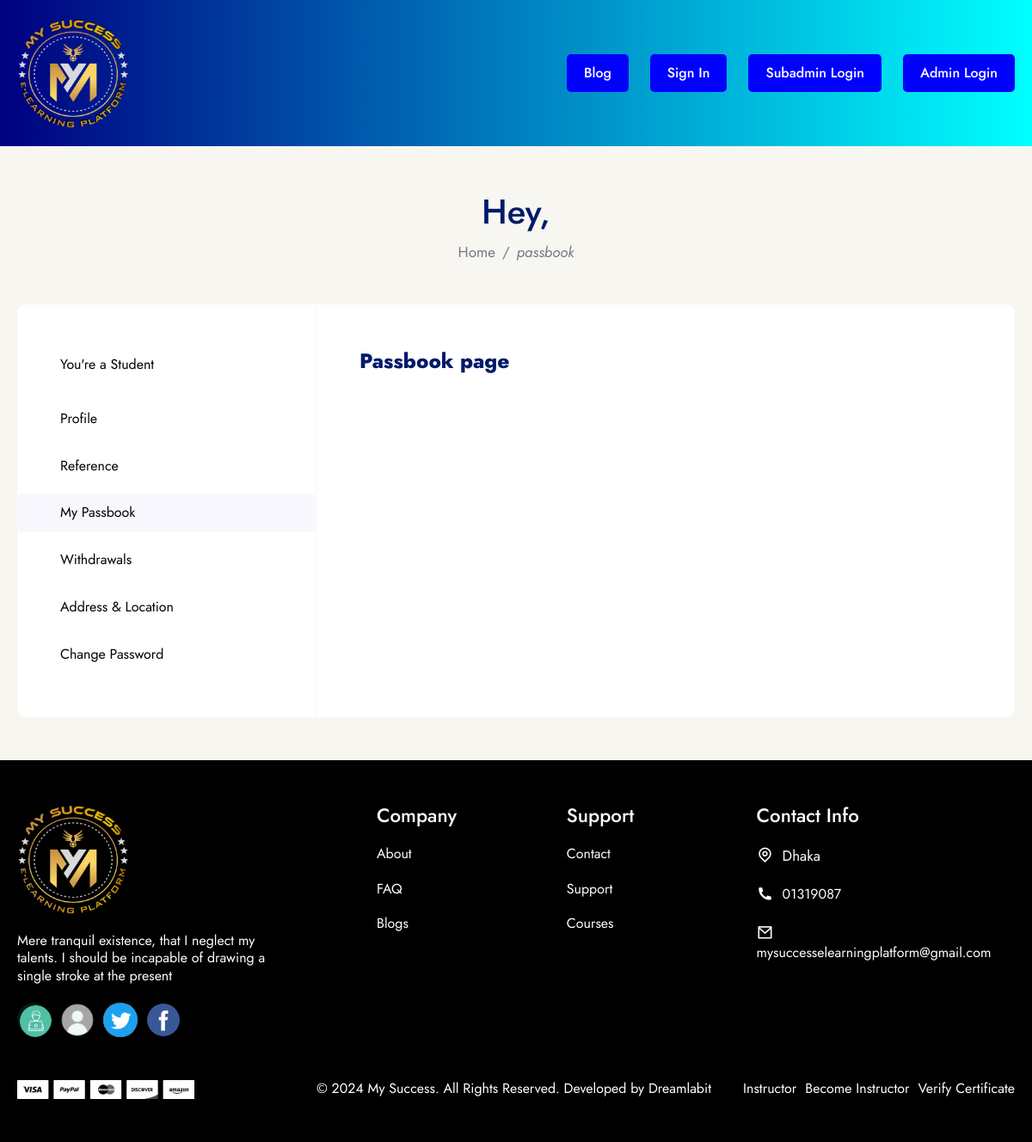
The page /user/passbook/ on the database its author committed.
### global_feature/models.py (models this page shows, shortened)
class Logo(models.Model):
    logo = models.ImageField(
        validators=[validate_image_size],
        upload_to='images/',
        blank=True,
        null=True,
        verbose_name='Logo Image',
    )
    class Meta:
        verbose_name = 'Logo'
        verbose_name_plural = 'Logo'
        ordering = ['-id']

class FooterDescription(models.Model):
    short_description = models.TextField(
        max_length=250,
        blank=True,
        null=True,
        verbose_name='Short Description',
    )
    class Meta:
        verbose_name = 'Footer Description'
        verbose_name_plural = 'Footer Description '
        ordering = ['-id']

class SocialMediaIcon(models.Model):
    icon = models.ImageField(
        upload_to='images/',
        validators=[validate_image_size],
        blank=True,
        null=True,
        verbose_name='Social Media Icon',
    )
    url = models.URLField(
        max_length=200,
        blank=True,
        null=True,
        verbose_name='Url Link',
    )
    class Meta:
        verbose_name = 'Social Media Icon'
        verbose_name_plural = 'Social Media Icon'
        ordering = ['-id']

class ContactInfoFooter(models.Model):
    address = models.CharField(
        max_length=150,
        blank=True,
        null=True,
        verbose_name='Address',
    )
    phone_number = models.CharField(
        max_length=11,
        blank=True,
        null=True,
        verbose_name='Phone Number',
    )
    email = models.EmailField(
        max_length=100,
        blank=True,
        null=True,
        verbose_name='Email',
    )
    class Meta:
        verbose_name = 'Contact Info Footer'
        verbose_name_plural = 'Contact Info Footer'
        ordering = ['-id']

class FooterPaymentMethodImage(models.Model):
    image = models.ImageField(
        upload_to='images/',
        validators=[validate_image_size],
        blank=True,
        null=True,
        verbose_name='Footer Payment Method Image',
    )
    class Meta:
        verbose_name = 'Footer Payment Method Image'
        verbose_name_plural = 'Footer Payment Method Image'
        ordering = ['-id']

class FooterCopyRightText(models.Model):
    text = models.TextField(
        max_length=200,
        blank=True,
        null=True,
        verbose_name='Footer Copy Right Text'
    )
    class Meta:
        verbose_name = 'Footer Copy Right Text'
        verbose_name_plural = 'Footer Copy Right Text'
        ordering = ['-id']

### user_page/views.py (the view)
# urls.py: path('passbook/', PassbookTemplateView.as_view(), name='user_passbook'),
class PassbookTemplateView(UserBaseTemplateView):
    pass

### templates/user_page/index.html (shortened to what this page needs)
{% extends "../common/base.html" %}
{% load static %}
{% block css_link %}
    <link href="https://cdn.jsdelivr.net/npm/remixicon@4.5.0/fonts/remixicon.css" rel="stylesheet" />
    <link rel="stylesheet" href="{% static "css/common/header.css" %}">
    <link rel="stylesheet" href="{% static "css/user_page/style.css" %}">
    <link rel="stylesheet" href="{% static "css/common/footer.css" %}">
{% endblock css_link %}
{% block header_section %}
    {% include "../common/header.html" %}
{% endblock header_section %}
{% block main_content %}
<section class="user-section">
    <div class="common-wrap">
        <div class="user-section-top-bar flex flex-col align-items-center justify-content-center">
            <h2>Hey, {{ user.first_name }} {{ user.last_name }}</h2>
            <div class="flex flex-row align-items-center">
                <a href="{% url 'home_page' %}">Home</a>
                <span>/</span>
                <i>{{ new_path }}</i>
            </div>
        </div>
        <div class="grid user-section-main">
            {% include "./side_bar.html" %}
            <div class="user-main-content flex flex-col w-full">
                {% if request.resolver_match.url_name == 'user_profile' %}
                    {% include "./profile.html" %}
                {% elif request.resolver_match.url_name == 'user_referral' %}
                    {% include "./referral.html" %}
                {% elif request.resolver_match.url_name == 'user_passbook' %}
                    {% include "./passbook.html" %}
                {% elif request.resolver_match.url_name == 'user_withdrawal' %}
                    {% include "./withdrawal.html" %}
                {% elif request.resolver_match.url_name == 'user_change_password' %}
                    {% include "./change_password.html" %}
                {% elif request.resolver_match.url_name == 'user_address' %}
                    {% include "./address.html" %}
                {% endif %}
            </div>
        </div>
    </div>
</section>
{% endblock main_content %}
{% block footer_section %}
    {% include "../common/footer.html" %}
{% endblock footer_section %}

### templates/common/header.html (shortened to what this page needs)
<header class="header-section">
    <div class="common-wrap">
        <div class="flex flex-row align-items-center justify-space-between w-full header-inner">
            <a class="logo" href="{% url "home_page" %}">
                <img src="{{ logo.logo.url }}" alt="logo" loading="lazy" decoding="async">
            </a>
            <nav class="flex flex-col nav-wrap">
                {% if user.is_authenticated and user.account_type == "user" %}
                    <ul class="flex flex-row">
                        <li>
                            <a class="btn" href="">My Learning</a>
                        </li>
                        <li>
                            <a class="btn" href="">Home Work</a>
                        </li>
                        <li>
                            <a class="btn" href="">Blog</a>
                        </li>
                        <li>
                            <a class="btn" href="{% url "user_profile" %}">Profile Settings</a>
                        </li>
                        <li>
                            <a class="btn" href="{% url "user_logout" %}">Log Out</a>
                        </li>
                    </ul>
                {% else %}
                    <ul class="flex flex-row">
                        <li>
                            <a class="btn" href="">Blog</a>
                        </li>
                        <li>
                            <a class="btn" href="{% url "user_login" %}">Sign In</a>
                        </li>
                        <li>
                            <a class="btn" href="{% url "sub_admin_login" %}">Subadmin Login</a>
                        </li>
                        <li>
                            <a class="btn" href="/admin">Admin Login</a>
                        </li>
                    </ul>
                {% endif %}
            </nav>
        </div>
    </div>
</header>

### templates/common/footer.html
<footer class="footer-section">
    <div class="footer-inner flex flex-col w-full">
        <div class="footer-top-wrapper w-full">
            <div class="common-wrap">
                <div class="footer-tor-inner grid">
                    <div class="flex flex-col w-full footer-logo-wrapper">
                        <a class="logo" href="{% url "home_page" %}">
                            <img src="{{ logo.logo.url }}" alt="logo" loading="lazy" decoding="async">
                        </a>
                        <p>{{ footer_description.short_description }}</p>
                        <div class="flex flex-row align-items-center w-full footer-icon-wrapper">
                            {% for icon in social_media_icon %}
                                <a href="{{ icon.url }}" target="_blank">
                                    <img src="{{ icon.icon.url }}" alt="icon" loading="lazy" decoding="async">
                                </a>
                            {% endfor %}
                        </div>
                    </div>
                    <div class="flex flex-col w-full conpany-wrapper">
                        <h4>Company</h4>
                        <div class="flex flex-col w-full conpany-wrapper-item">
                            <ul class="flex flex-col w-full">
                                <li>
                                    <a href="">About</a>
                                </li>
                                <li>
                                    <a href="">FAQ</a>
                                </li>
                                <li>
                                    <a href="">Blogs</a>
                                </li>
                            </ul>
                        </div>
                    </div>
                    <div class="flex flex-col w-full support-wrapper">
                        <h4>Support</h4>
                        <div class="flex flex-col w-full support-wrapper-item">
                            <ul class="flex flex-col w-full">
                                <li>
                                    <a href="">Contact</a>
                                </li>
                                <li>
                                    <a href="">Support</a>
                                </li>
                                <li>
                                    <a href="">Courses</a>
                                </li>
                            </ul>
                        </div>
                    </div>
                    <div class="flex flex-col w-full contact_info_wrapper">
                        <h4>Contact Info</h4>
                        <div class="flex flex-col w-full contact_info_item">
                            <div class="flex flex-row align-items-center">
                                <i class="ri-map-pin-line"></i>
                                <span>{{ contact_info_footer.address }}</span>
                            </div>
                            <div class="flex flex-row align-items-center">
                                <i class="ri-phone-fill"></i>
                                <a href="tel:{{ contact_info_footer.phone_number }}">{{ contact_info_footer.phone_number }}</a>
                            </div>
                            <div class="flex flex-row align-items-center">
                                <i class="ri-mail-line"></i>
                                <a href="mailto:{{ contact_info_footer.email }}">{{ contact_info_footer.email }}</a>
                            </div>
                        </div>
                    </div>
                </div>
            </div>
        </div>
        <div class="footer-bottom-wrapper w-full">
            <div class="common-wrap">
                <div class="grid footer-bottom-inner">
                    <img src="{{ payment_method_image.image.url }}" alt="payment_method_image" loading="lazy" decoding="async">
                    <p>{{ copy_right.text }}</p>
                    <div class="flex flex-col align-items-end footer-bottom-link">
                        <ul class="flex flex-row align-items-center">
                            <li>
                                <a>Instructor</a>
                            </li>
                            <li>
                                <a>Become Instructor</a>
                            </li>
                            <li>
                                <a>Verify Certificate</a>
                            </li>
                        </ul>
                    </div>
                </div>
            </div>
        </div>
    </div>
</footer>

### static/css/common/global.css (style rules this page uses)
:root { --white-color: #fff; --black-color: #000; --heading-color: #001a69; --body-font-color: #000000; --light-purple: rgba(117, 79, 254, 0.1); --orange-deep: #FF3C16; --gray-color: #767588; --gray-color2: #929292; --disable-color: #B5B4BD; --color-yellow: #FFC014; --light-bg: #F9F8F6; --page-bg: #F8F6F0; --border-color: rgba(0, 0, 0, 0.07); --border-color2: rgba(0, 0, 0, 0.09); --theme-color: #0000ff; --gradient-banner-bg: linear-gradient(to right, #000080, #00FFFF); --gradient-overlay-bg: rgba(0, 0, 0, 0) !important; --footer-gradient-bg: linear-gradient(180deg, #000000, #000000); --body-font-family: 'Jost', sans-serif; }
html, body, div, span, object, iframe, h1, h2, h3, h4, h5, h6, p, blockquote, pre, a, abbr, address, cite, code, del, dfn, em, img, ins, kbd, q, samp, small, strong, sub, sup, var, b, i, hr, dl, dt, dd, ol, ul, li, fieldset, form, label, legend, table, caption, tbody, tfoot, thead, tr, th, td, article, aside, canvas, details, figure, figcaption, hgroup, menu, footer, header, nav, section, summary, time, mark, audio, video { margin: 0; padding: 0; border: 0; }
ul { list-style: none; }
a img { border: 0; width: auto; height: auto; max-width: 100%; vertical-align: bottom; border-style: none; -webkit-backface-visibility: hidden; backface-visibility: hidden; -webkit-perspective: 0; perspective: 0; -webkit-backface-visibility: hidden; -webkit-transform: translate3d(0, 0, 0); visibility: visible; backface-visibility: hidden; }
a, input, select, textarea { outline: none; }
img { width: auto; height: auto; max-width: 100%; vertical-align: bottom; border-style: none; -webkit-perspective: 0; perspective: 0; -webkit-backface-visibility: hidden; -webkit-transform: translate3d(0, 0, 0); visibility: visible; backface-visibility: hidden; }
a { text-decoration: none; display: inline-block; }
body { color: var(--body-font-color); font-size: 1rem; line-height: 1.3; letter-spacing: normal; font-weight: 400; font-family: var(--body-font-family); background: var(--light-bg); -webkit-text-size-adjust: 100%; -moz-text-size-adjust: 100%; -moz-osx-font-smoothing: grayscale; -webkit-font-smoothing: antialiased; overflow-x: hidden; overflow-y: scroll; scroll-behavior: smooth; }
* { -webkit-box-sizing: border-box; -moz-box-sizing: border-box; box-sizing: border-box; }
body, html { height: 100%; margin: 0; }
h1, h2, h3, h4, h5, h6 { color: var(--heading-color); }
body, main, section, header, footer { position: relative; top: 0; left: 0; right: 0; width: 100%; }
a, span { display: block; }
a { text-decoration: none; }
li { list-style: none; }
.logo { width: 130px; height: 130px; }
.logo img { width: 100%; height: 100%; border-radius: 100%; }
.common-wrap { max-width: 1280px; margin: 0 auto; clear: both; padding: 0 20px; }
.btn { color: var(--white-color); font-size: 1rem; font-weight: 500; font-family: var(--body-font-family); background-color: var(--theme-color); padding: 10px 20px; border-radius: 5px; border: 2px solid var(--theme-color); -webkit-transition: all .4s ease-in-out; -moz-transition: all .4s ease-in-out; transition: all .4s ease-in-out; }
.w-full { width: 100%; }
.flex { display: -moz-flex; display: -ms-flex; display: -o-flex; display: -webkit-box; display: -ms-flexbox; display: flex; }
.flex-row { -webkit-box-orient: horizontal; -webkit-box-direction: normal; -ms-flex-flow: row wrap; -o-flex-flow: row wrap; flex-flow: row wrap; }
.flex-col { -webkit-box-orient: vertical; -webkit-box-direction: normal; -ms-flex-flow: column wrap; -o-flex-flow: column wrap; flex-flow: column wrap; }
.align-items-center { -webkit-box-align: center; -ms-flex-align: center; -o-flex-align: center; align-items: center; }
.align-items-end { -webkit-box-align: end; -ms-flex-align: end; -o-flex-align: end; align-items: flex-end; }
.justify-content-center { -webkit-box-pack: center; -ms-flex-pack: center; -o-flex-pack: center; justify-content: center; }
.justify-space-between { -webkit-box-pack: justify; -ms-flex-pack: justify; -o-flex-pack: justify; justify-content: space-between; }
.grid { display: -ms-grid; display: -moz-grid; display: -ms-grid; display: -o-grid; display: -webkit-box; display: -ms-grid; display: grid; }

### static/css/common/header.css (style rules this page uses)
.nav-wrap ul { column-gap: 25px; }
.nav-wrap ul li a { padding: 12px 20px; border: none; }

### rows shown on the page
Logo: logo (picture)
FooterDescription: short_description "Mere tranquil existence, that I neglect my talents. I should be incapable of drawing a single stroke at the present"
SocialMediaIcon: icon (picture)
SocialMediaIcon: icon (placeholder picture)
SocialMediaIcon: icon (picture)
SocialMediaIcon: icon (picture)
ContactInfoFooter: address "Dhaka", phone_number "01319087", email "mysuccesselearningplatform@gmail.com"
FooterPaymentMethodImage: image (picture)
FooterCopyRightText: text "© 2024 My Success. All Rights Reserved. Developed by Dreamlabit"

### other values the page prints
{{ new_path }} "passbook"
